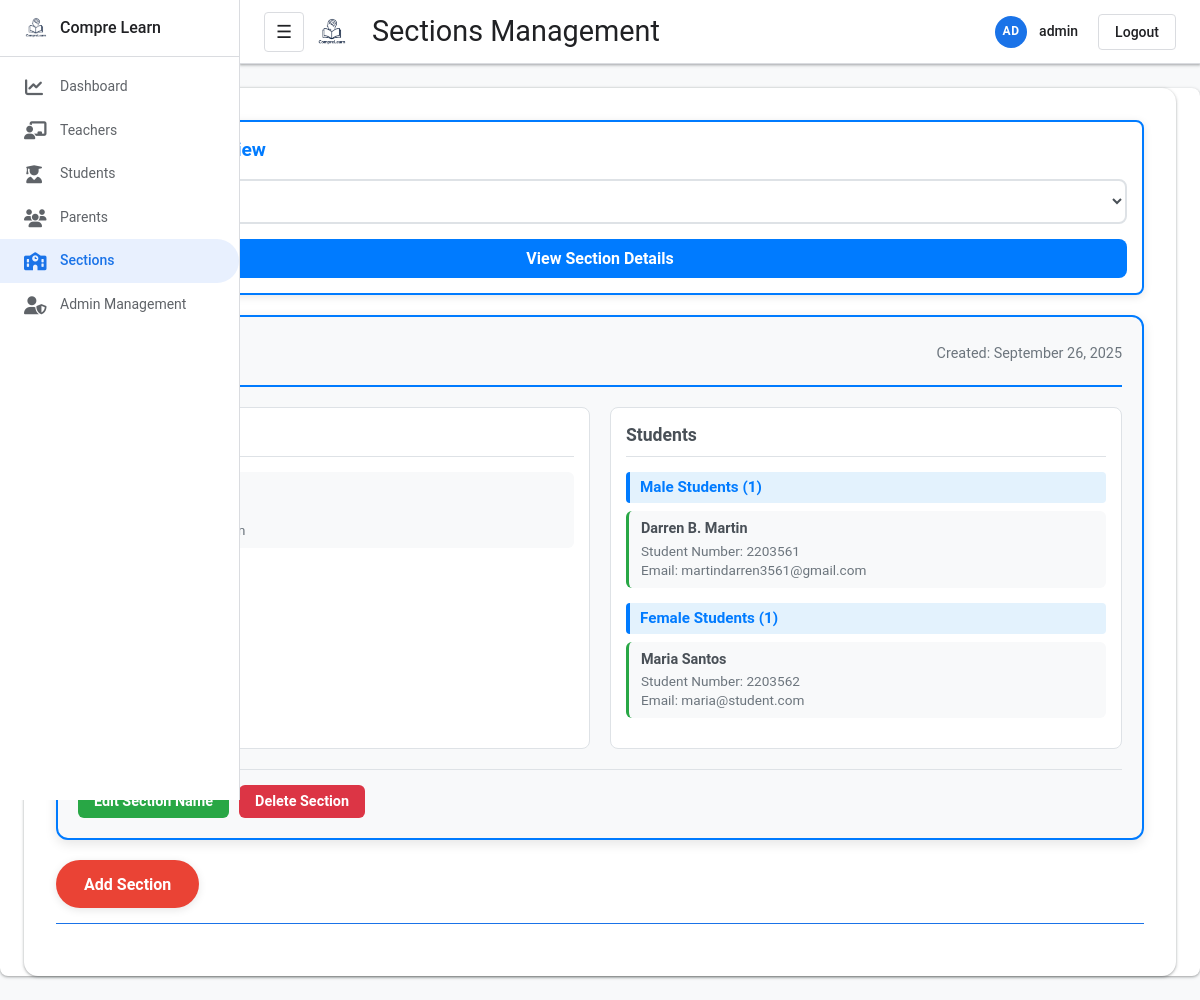
The app's page /Admin/admin_sections.php (signed in) with its own data.
### tables this page shows
CREATE TABLE `sections` (
  `id` int(11) NOT NULL,
  `name` varchar(100) NOT NULL,
  `description` text DEFAULT NULL,
  `created_at` timestamp NOT NULL DEFAULT current_timestamp()
);

CREATE TABLE `students` (
  `id` int(11) NOT NULL,
  `student_id` varchar(50) DEFAULT NULL,
  `name` varchar(100) NOT NULL,
  `student_number` varchar(50) NOT NULL,
  `email` varchar(100) NOT NULL,
  `gender` enum('male','female') DEFAULT NULL,
  `password` varchar(255) NOT NULL,
  `section_id` int(11) DEFAULT NULL,
  `created_at` timestamp NOT NULL DEFAULT current_timestamp(),
  `updated_at` timestamp NOT NULL DEFAULT current_timestamp() ON UPDATE current_timestamp()
);

### Admin/includes/admin_init.php (called while the page is built, shortened)
<?php
function h($v) {
    return htmlspecialchars((string)$v, ENT_QUOTES, 'UTF-8');
}
?>

### Admin/admin_sections.php (the view, shortened to what this page needs)
<?php
require_once __DIR__ . '/includes/admin_init.php';
$sql_sections = "
    SELECT
        s.*,
        COUNT(DISTINCT st.id) as student_count,
        GROUP_CONCAT(DISTINCT t.name ORDER BY t.name SEPARATOR ', ') as teachers
    FROM sections s
    LEFT JOIN students st ON s.id = st.section_id
    LEFT JOIN teacher_sections ts ON s.id = ts.section_id
    LEFT JOIN teachers t ON ts.teacher_id = t.id
    GROUP BY s.id, s.name, s.created_at
    ORDER BY s.created_at ASC, s.name
";
$stmt_sections = $conn->prepare($sql_sections);
$stmt_sections->execute();
$sections = $stmt_sections->get_result();
$all_sections = [];
$sections->data_seek(0);
while ($section = $sections->fetch_assoc()) {
    $all_sections[] = $section;
}
$selected_section_id = $_GET['selected_section'] ?? '';
$selected_section = null;
$selected_section_students = [];
$selected_section_teachers = [];
if (!empty($selected_section_id) && validateInput($selected_section_id, 'int')) {
    foreach ($all_sections as $section) {
        if ($section['id'] == $selected_section_id) {
            $selected_section = $section;
            break;
        }
    }
} elseif (!empty($all_sections)) {
    $selected_section = $all_sections[0];
}
if ($selected_section) {
    $stmt_students = $conn->prepare("
        SELECT name, student_number, email, gender
        FROM students
        WHERE section_id = ?
        ORDER BY gender, name
    ");
    $stmt_students->bind_param("i", $selected_section['id']);
    $stmt_students->execute();
    $students_result = $stmt_students->get_result();
    while ($student = $students_result->fetch_assoc()) {
        $selected_section_students[] = $student;
    }
    $stmt_teachers = $conn->prepare("
        SELECT t.name, t.username, t.email
        FROM teachers t
        INNER JOIN teacher_sections ts ON t.id = ts.teacher_id
        WHERE ts.section_id = ?
        ORDER BY t.name
    ");
    $stmt_teachers->bind_param("i", $selected_section['id']);
    $stmt_teachers->execute();
    $teachers_result = $stmt_teachers->get_result();
    while ($teacher = $teachers_result->fetch_assoc()) {
        $selected_section_teachers[] = $teacher;
    }
}
?>
<div class="management-area">
    <div class="section-selector">
        <div class="section-selector-header">
            <h3 class="section-selector-title">Select Section to View</h3>
        </div>
        <div class="section-dropdown-container">
            <select id="section-dropdown" class="section-dropdown">
                <?php foreach ($all_sections as $section): ?>
                    <option value="<?php echo $section['id']; ?>"
                            <?php echo ($selected_section && $selected_section['id'] == $section['id']) ? 'selected' : ''; ?>>
                        <?php echo h($section['name']); ?> (<?php echo $section['student_count']; ?> students)
                    </option>
                <?php endforeach; ?>
            </select>
            <button id="view-section-btn" class="view-section-btn"
                    <?php echo !$selected_section ? 'disabled' : ''; ?>>
                View Section Details
            </button>
        </div>
    </div>
    <?php if ($selected_section): ?>
    <div class="default-section-display">
        <div class="default-section-header">
            <h2 class="default-section-title"><?php echo h($selected_section['name']); ?> Section</h2>
            <div class="default-section-info">
                Created: <?php echo date('F j, Y', strtotime($selected_section['created_at'])); ?>
            </div>
        </div>
        <div class="section-details-grid">
            <div class="teachers-section">
                <h3 class="section-subtitle">Teachers</h3>
                <?php if (!empty($selected_section_teachers)): ?>
                    <?php foreach ($selected_section_teachers as $teacher): ?>
                        <div class="teacher-item">
                            <div class="teacher-name"><?php echo h($teacher['name']); ?></div>
                            <div class="teacher-details">
                                Username: <?php echo h($teacher['username']); ?><br>
                            </div>
                        </div>
                    <?php endforeach; ?>
                <?php else: ?>
                    <div class="no-data">No teacher assigned to this section</div>
                <?php endif; ?>
            </div>
            <div class="students-section">
                <h3 class="section-subtitle">Students</h3>
                <?php if (!empty($selected_section_students)): ?>
                    <?php
                    $male_students = array_filter($selected_section_students, function($student) {
                        return strtolower($student['gender']) === 'male';
                    });
                    $female_students = array_filter($selected_section_students, function($student) {
                        return strtolower($student['gender']) === 'female';
                    });
                    ?>
                    <?php if (!empty($male_students)): ?>
                        <div class="gender-group">
                            <div class="gender-header">Male Students (<?php echo count($male_students); ?>)</div>
                            <?php foreach ($male_students as $student): ?>
                                <div class="student-item">
                                    <div class="student-name"><?php echo h($student['name']); ?></div>
                                    <div class="student-details">
                                        Student Number: <?php echo h($student['student_number']); ?><br>
                                        Email: <?php echo h($student['email']); ?>
                                    </div>
                                </div>
                            <?php endforeach; ?>
                        </div>
                    <?php endif; ?>
                    <?php if (!empty($female_students)): ?>
                        <div class="gender-group">
                            <div class="gender-header">Female Students (<?php echo count($female_students); ?>)</div>
                            <?php foreach ($female_students as $student): ?>
                                <div class="student-item">
                                    <div class="student-name"><?php echo h($student['name']); ?></div>
                                    <div class="student-details">
                                        Student Number: <?php echo h($student['student_number']); ?><br>
                                        Email: <?php echo h($student['email']); ?>
                                    </div>
                                </div>
                            <?php endforeach; ?>
                        </div>
                    <?php endif; ?>
                <?php else: ?>
                    <div class="no-data">No students registered in this section</div>
                <?php endif; ?>
            </div>
        </div>
        <div class="section-actions">
            <button class="edit-btn" onclick="editSection(<?php echo $selected_section['id']; ?>, '<?php echo h($selected_section['name']); ?>')">
                Edit Section Name
            </button>
            <button class="delete-section-btn" onclick="deleteSectionFromDetails(<?php echo $selected_section['id']; ?>, '<?php echo h($selected_section['name']); ?>')">
                Delete Section
            </button>
        </div>
    </div>
    <?php endif; ?>
    <div class="section-header">
        <button id="toggle-form-btn" class="add-btn">Add Section</button>
    </div>
</div>
<?php
require_once __DIR__ . '/includes/admin_layout.php';
?>

### Admin/includes/admin_layout.php (style rules this page uses)
:root { --gmail-bg: #f8f9fa; --gmail-white: #ffffff; --gmail-surface: #ffffff; --gmail-primary: #1a73e8; --gmail-primary-hover: #1557b0; --gmail-secondary: #ea4335; --gmail-text: #202124; --gmail-text-secondary: #5f6368; --gmail-border: #dadce0; --gmail-hover: #f1f3f4; --gmail-shadow: 0 1px 2px 0 rgba(60,64,67,0.3), 0 1px 3px 1px rgba(60,64,67,0.15); --gmail-shadow-hover: 0 1px 3px 0 rgba(60,64,67,0.3), 0 4px 8px 3px rgba(60,64,67,0.15); --light-bg: #f8f9fa; --light-bg-secondary: #ffffff; --light-surface: #ffffff; --primary-accent: #1a73e8; --secondary-accent: #ea4335; --light-text: #202124; --grey-text: #5f6368; --card-shadow: 0 1px 2px 0 rgba(60,64,67,0.3), 0 1px 3px 1px rgba(60,64,67,0.15); }
* { margin: 0; padding: 0; box-sizing: border-box; font-family: 'Google Sans', 'Roboto', 'Segoe UI', Tahoma, Geneva, Verdana, sans-serif; }
body { background: var(--gmail-bg); color: var(--gmail-text); min-height: 100vh; overflow-x: hidden; font-size: 14px; line-height: 1.4; }

### records on screen
sections: created_at "September 26, 2025"
students: name "Darren B. Martin", student_number "2203561", email "martindarren3561@gmail.com"
students: name "Maria Santos", student_number "2203562", email "maria@student.com"

### other values on screen
$page_title "Sections Management"
generateInitials($adminName) "AD"
$adminName "admin"
count($male_students) "1"
count($female_students) "1"
form field value "Rizal (2 students)"
